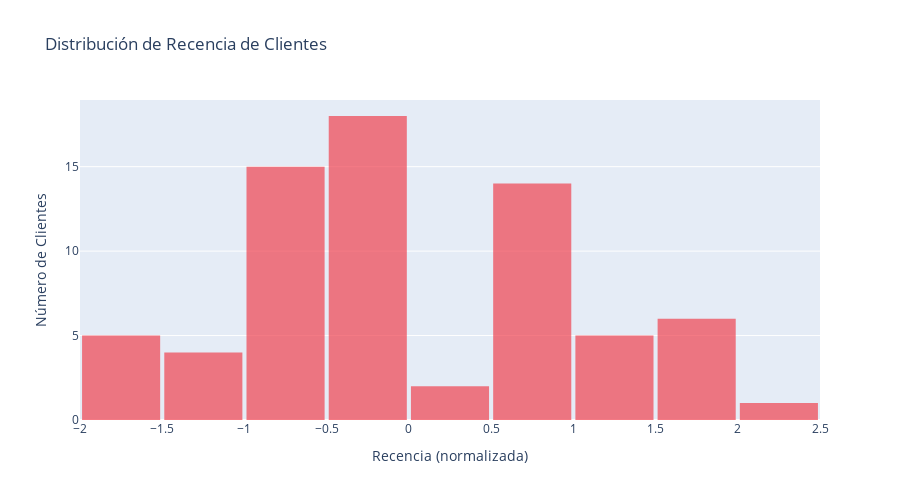

Notebook code for this chart:
### Code cell
# Crear histograma interactivo
fig = go.Figure()

fig.add_trace(go.Histogram(
    x=rfm_scaled['recency'],
    nbinsx=8,
    name='recency',
    marker_color="#f04351",
    opacity=0.7,
    hovertemplate='<b>Recencia:</b> %{x:.3f}<br><b>Clientes:</b> %{y}</b><extra></extra>'
))

# Configurar layout
fig.update_layout(
    title='Distribución de Recencia de Clientes',
    xaxis_title='Recencia (normalizada)',
    yaxis_title='Número de Clientes',
    height=500,
    showlegend=False,
    bargap=0.05
)

# Mostrar gráfico
fig.show()

### Figure 1 — Plotly figure (JSON) as saved in the notebook; plotly's stock layout.template omitted (floating-point values rounded to 4 significant figures)
{"data": [{"hovertemplate": "<b>Recencia:</b> %{x:.3f}<br><b>Clientes:</b> %{y}</b><extra></extra>", "marker": {"color": "#f04351"}, "name": "recency", "nbinsx": 8, "opacity": 0.7, "type": "histogram", "x": [0.7271, 2.128, 0.6124, 1.202, 1.029, -0.03914, 1.846, -0.03914, 0.513, 1.48, 0.7532, -0.9351, 0.9141, 0.7, -0.4193, 0.8716, -0.721, 0.8028, -0.1175, -0.1175, -0.4193, -1.753, -0.03914, -0.9351, -0.721, -0.2052, -0.2052, -0.9351, -0.9351, -0.3046, -0.2052, -1.237, -0.4193, -0.555, -1.753, -1.753, -1.237, -1.753, -0.721, -0.721, -0.4193, -0.555, -0.1175, -0.721, -1.237, -0.3046, -0.9351, -0.1175, -0.9351, -0.555, -0.2052, 0.7, -1.237, 0.2113, -0.9351, 0.3557, 0.7532, -0.2052, -1.753, 0.6124, 0.6427, 1.159, 1.282, 1.725, 1.62, 0.8028, 0.9543, 1.816, 1.553, 1.659]}], "layout": {"bargap": 0.05, "height": 500, "showlegend": false, "title": {"text": "Distribución de Recencia de Clientes"}, "xaxis": {"title": {"text": "Recencia (normalizada)"}}, "yaxis": {"title": {"text": "Número de Clientes"}}}}
